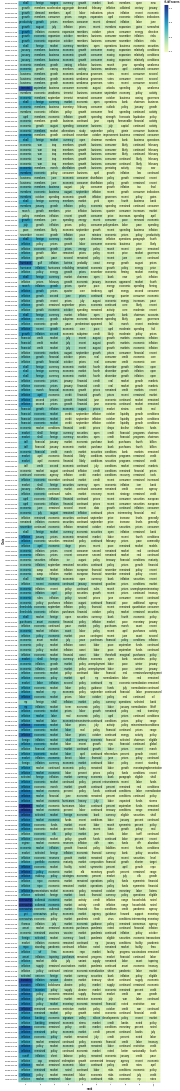

Notebook code for this chart:
### Markdown cell above
**For Statements**

### Code cell
pd.options.display.max_rows = 600
# adding a little randomness to break ties in term ranking
top_tfidf_plusRand = top_statements.copy()
top_tfidf_plusRand['tf-idf scores'] = top_tfidf_plusRand['tf-idf scores'] + np.random.rand(top_statements.shape[0])*0.0001

# base for all visualizations, with rank calculation
base = alt.Chart(top_tfidf_plusRand).encode(
    x = 'rank:O',
    y = 'Date:N'
).transform_window(
    rank = "rank()",
    sort = [alt.SortField("tf-idf scores", order="descending")],
    groupby = ["Date"],
)

# heatmap specification, the color follows the number of tfidf
heatmap = base.mark_rect().encode(
    color = 'tf-idf scores:Q'
)


# text labels, white for darker heatmap colors
text = base.mark_text(baseline='middle').encode(
    text = 'vocab:N',
    color = alt.condition(alt.datum.tfidf >= 0.23, alt.value('white'), alt.value('black'))
)

# display the three superimposed visualizations
(heatmap + text).properties(width=600)

### Figure 1 — Vega-Lite specification as saved in the notebook (floating-point values rounded to 4 significant figures; data arrays with more than 128 entries replaced by an {"elided": "..."} marker saying what was removed)
{"config": {"view": {"continuousWidth": 300, "continuousHeight": 300}}, "layer": [{"mark": {"type": "rect"}, "encoding": {"color": {"field": "tf-idf scores", "type": "quantitative"}, "x": {"field": "rank", "type": "ordinal"}, "y": {"field": "Date", "type": "nominal"}}, "transform": [{"window": [{"op": "rank", "field": "", "as": "rank"}], "groupby": ["Date"], "sort": [{"field": "tf-idf scores", "order": "descending"}]}]}, {"mark": {"type": "text", "baseline": "middle"}, "encoding": {"color": {"condition": {"test": "(datum.tfidf >= 0.23)", "value": "white"}, "value": "black"}, "text": {"field": "vocab", "type": "nominal"}, "x": {"field": "rank", "type": "ordinal"}, "y": {"field": "Date", "type": "nominal"}}, "transform": [{"window": [{"op": "rank", "field": "", "as": "rank"}], "groupby": ["Date"], "sort": [{"field": "tf-idf scores", "order": "descending"}]}]}], "data": {"name": "data-2c6d2702ef131805d2bfe2d2189cad15"}, "width": 600, "$schema": "https://vega.github.io/schema/vega-lite/v5.20.1.json", "datasets": {"data-2c6d2702ef131805d2bfe2d2189cad15": {"elided": "2290 records"}}}
